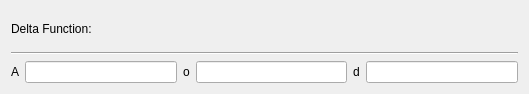
<?xml version="1.0" encoding="UTF-8"?>
<ui version="4.0">
 <class>FunctionDelta</class>
 <widget class="QWidget" name="FunctionDelta">
  <property name="geometry">
   <rect>
    <x>0</x>
    <y>0</y>
    <width>529</width>
    <height>94</height>
   </rect>
  </property>
  <property name="windowTitle">
   <string>Form</string>
  </property>
  <layout class="QVBoxLayout" name="verticalLayout">
   <item>
    <widget class="QLabel" name="label">
     <property name="text">
      <string>Delta Function: </string>
     </property>
    </widget>
   </item>
   <item>
    <widget class="Line" name="line">
     <property name="orientation">
      <enum>Qt::Horizontal</enum>
     </property>
    </widget>
   </item>
   <item>
    <layout class="QHBoxLayout" name="horizontalLayout">
     <item>
      <widget class="QLabel" name="label_2">
       <property name="text">
        <string>A</string>
       </property>
      </widget>
     </item>
     <item>
      <widget class="QLineEdit" name="lineEdit"/>
     </item>
     <item>
      <widget class="QLabel" name="label_4">
       <property name="text">
        <string>o</string>
       </property>
      </widget>
     </item>
     <item>
      <widget class="QLineEdit" name="lineEdit_3"/>
     </item>
     <item>
      <widget class="QLabel" name="label_3">
       <property name="text">
        <string>d</string>
       </property>
      </widget>
     </item>
     <item>
      <widget class="QLineEdit" name="lineEdit_2"/>
     </item>
    </layout>
   </item>
  </layout>
 </widget>
 <resources/>
 <connections/>
</ui>
